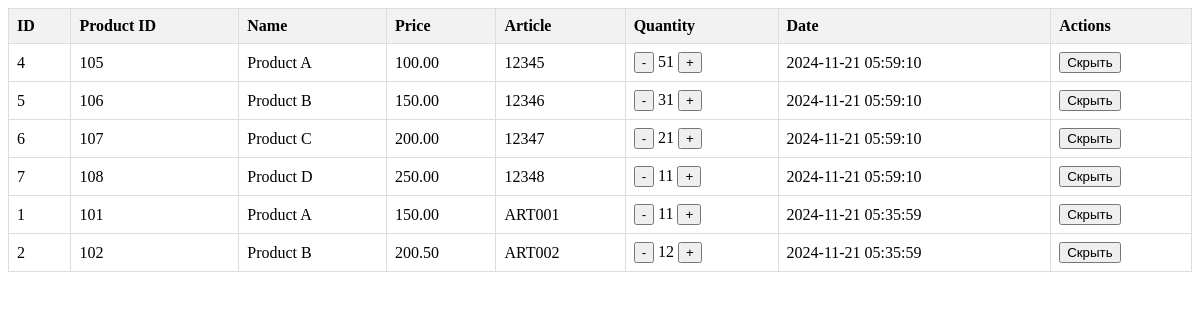
The page / on the database its author committed.
### tables this page shows
CREATE TABLE `products` (
  `ID` int(11) NOT NULL,
  `PRODUCT_ID` int(11) NOT NULL,
  `PRODUCT_NAME` varchar(255) NOT NULL,
  `PRODUCT_PRICE` decimal(10,2) DEFAULT NULL,
  `PRODUCT_ARTICLE` varchar(255) DEFAULT NULL,
  `PRODUCT_QUANTITY` int(11) DEFAULT NULL,
  `DATE_CREATE` datetime DEFAULT current_timestamp(),
  `IS_HIDDEN` tinyint(1) DEFAULT 0
);

### CProducts.php (called while the page is built, shortened)
<?php
class CProducts
{
    private $conn;
    public function __construct($host, $user, $password, $database)
    {
        $this->conn = new mysqli($host, $user, $password, $database);
    }
    public function getProducts($limit = 10)
    {
        $stmt = $this->conn->prepare("SELECT * FROM Products WHERE IS_HIDDEN = 0 ORDER BY DATE_CREATE DESC LIMIT ?");
        $stmt->bind_param("i", $limit);
        $stmt->execute();
        $result = $stmt->get_result();
        return $result->fetch_all(MYSQLI_ASSOC);
    }
}

### index.php (the view, shortened to what this page needs)
<?php
require_once 'CProducts.php';
$db = new CProducts('localhost', 'root', '', 'test');
$products = $db->getProducts(10);
?>
<!DOCTYPE html>
<html lang="en">
<head>
</head>
<body>
    <table>
        <thead>
            <tr>
                <th>ID</th>
                <th>Product ID</th>
                <th>Name</th>
                <th>Price</th>
                <th>Article</th>
                <th>Quantity</th>
                <th>Date</th>
                <th>Actions</th>
            </tr>
        </thead>
        <tbody id="product-table">
            <?php foreach ($products as $product): ?>
                <tr data-id="<?= $product['ID'] ?>">
                    <td><?= $product['ID'] ?></td>
                    <td><?= $product['PRODUCT_ID'] ?></td>
                    <td><?= $product['PRODUCT_NAME'] ?></td>
                    <td><?= $product['PRODUCT_PRICE'] ?></td>
                    <td><?= $product['PRODUCT_ARTICLE'] ?></td>
                    <td>
                        <button class="decrement">-</button>
                        <span class="quantity"><?= $product['PRODUCT_QUANTITY'] ?></span>
                        <button class="increment">+</button>
                    </td>
                    <td><?= $product['DATE_CREATE'] ?></td>
                    <td><button class="hide-button">Скрыть</button></td>
                </tr>
            <?php endforeach; ?>
        </tbody>
    </table>
</body>
</html>

### index.php (style rules this page uses)
table { width: 100%; border-collapse: collapse; }
th, td { border: 1px solid #ddd; padding: 8px; text-align: left; }
th { background-color: #f2f2f2; }

### rows shown on the page
products: ID "4", PRODUCT_ID "105", PRODUCT_NAME "Product A", PRODUCT_PRICE "100.00", PRODUCT_ARTICLE "12345", PRODUCT_QUANTITY "51", DATE_CREATE "2024-11-21 05:59:10"
products: ID "5", PRODUCT_ID "106", PRODUCT_NAME "Product B", PRODUCT_PRICE "150.00", PRODUCT_ARTICLE "12346", PRODUCT_QUANTITY "31", DATE_CREATE "2024-11-21 05:59:10"
products: ID "6", PRODUCT_ID "107", PRODUCT_NAME "Product C", PRODUCT_PRICE "200.00", PRODUCT_ARTICLE "12347", PRODUCT_QUANTITY "21", DATE_CREATE "2024-11-21 05:59:10"
products: ID "7", PRODUCT_ID "108", PRODUCT_NAME "Product D", PRODUCT_PRICE "250.00", PRODUCT_ARTICLE "12348", PRODUCT_QUANTITY "11", DATE_CREATE "2024-11-21 05:59:10"
products: ID "1", PRODUCT_ID "101", PRODUCT_NAME "Product A", PRODUCT_PRICE "150.00", PRODUCT_ARTICLE "ART001", PRODUCT_QUANTITY "11", DATE_CREATE "2024-11-21 05:35:59"
products: ID "2", PRODUCT_ID "102", PRODUCT_NAME "Product B", PRODUCT_PRICE "200.50", PRODUCT_ARTICLE "ART002", PRODUCT_QUANTITY "12", DATE_CREATE "2024-11-21 05:35:59"
